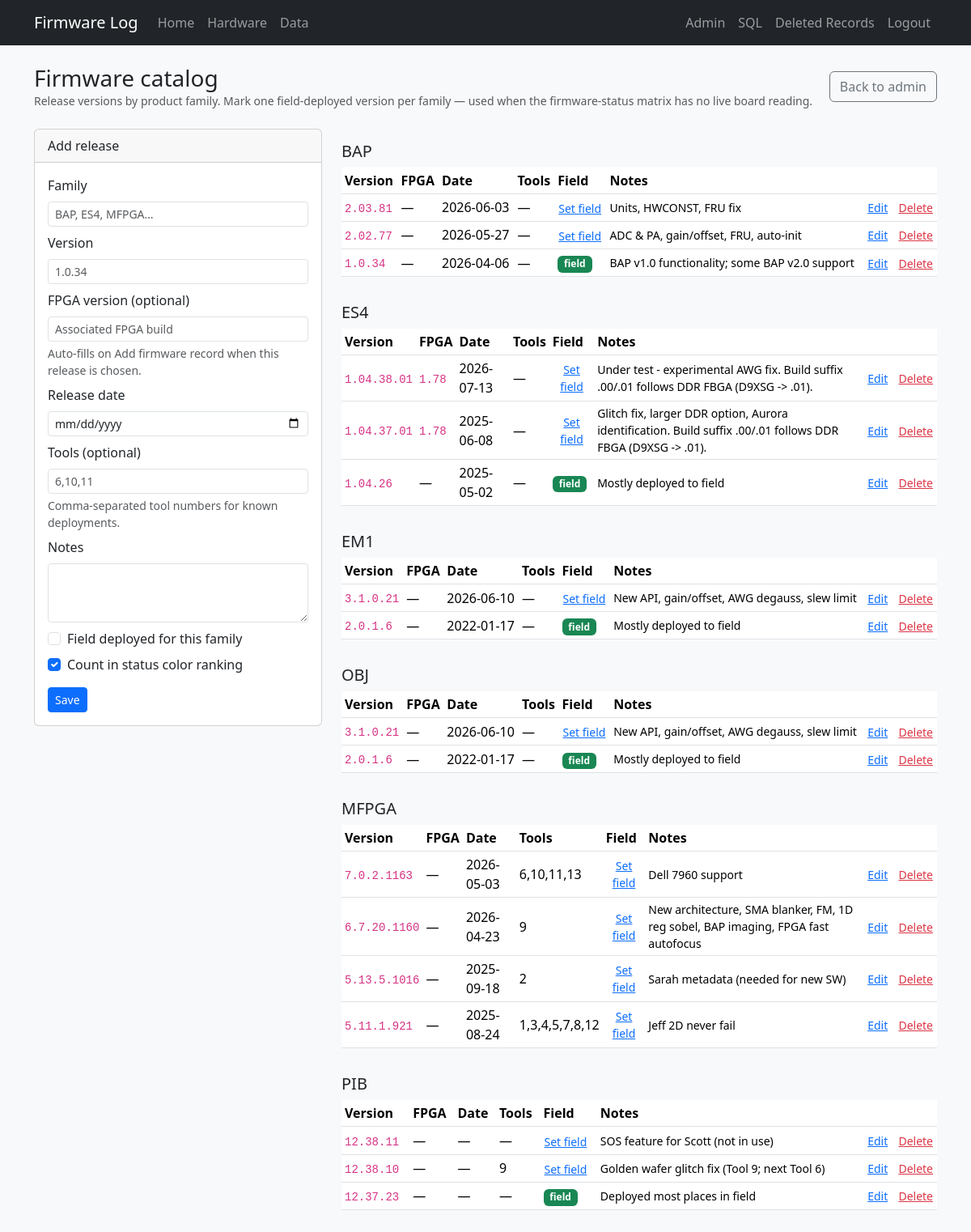
Page /admin/firmware-catalog (signed in) on the earlier database version.
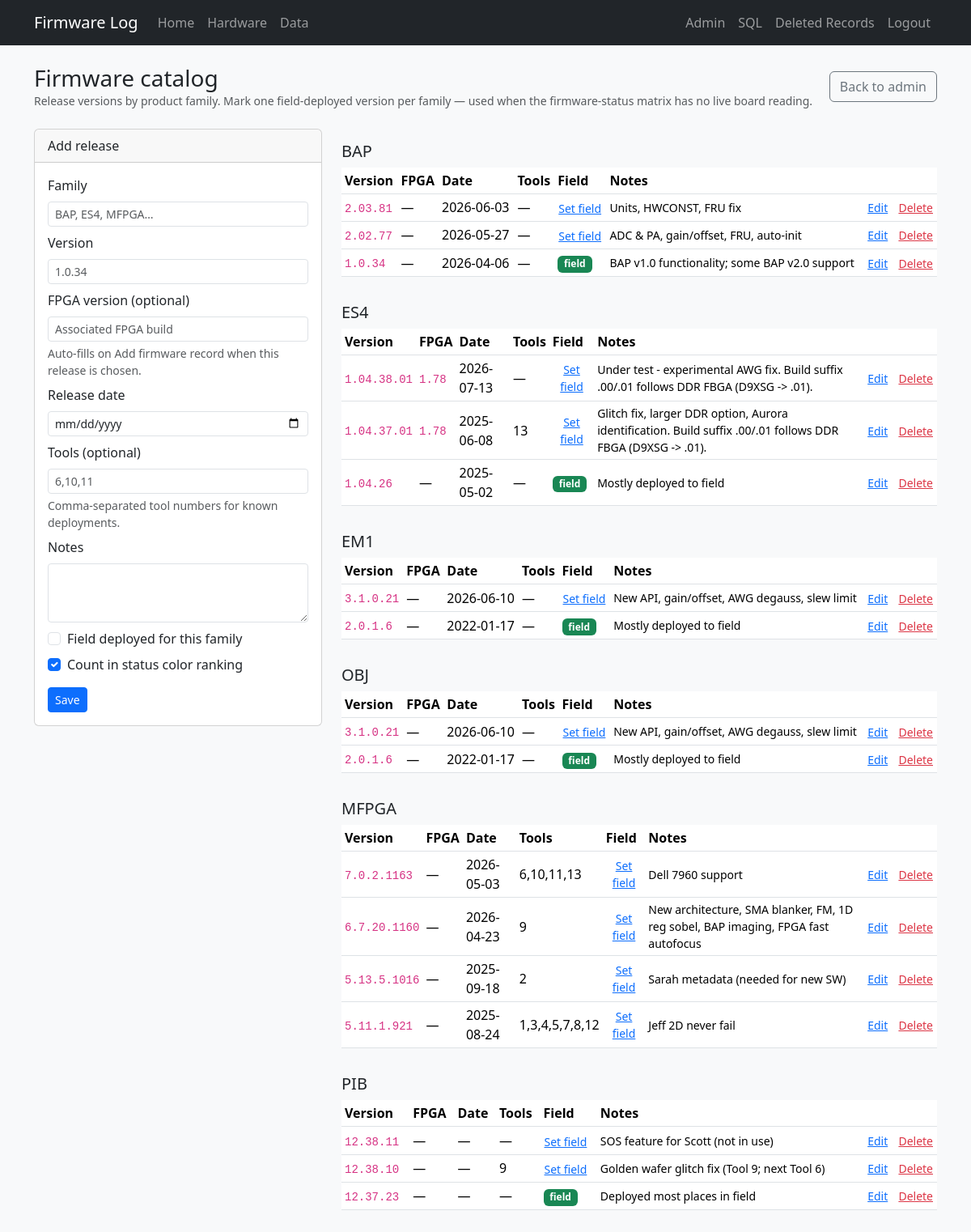
Same page on the later database version.
### tables this page shows
CREATE TABLE "firmware_catalog" (
            catalog_id        INTEGER PRIMARY KEY AUTOINCREMENT,
            family            TEXT NOT NULL,
            version           TEXT NOT NULL,
            release_date      TEXT,
            notes             TEXT,
            is_field_deployed INTEGER NOT NULL DEFAULT 0,
            tools             TEXT, in_status_ranking INTEGER NOT NULL DEFAULT 1, fpga TEXT,
            UNIQUE(family, version)
        );

### app.py (the view)
@app.route("/admin/firmware-catalog", methods=["GET"])
@login_required
def admin_firmware_catalog():
    from collections import OrderedDict
    edit_id = request.args.get("edit", type=int)
    entry = db.get_firmware_catalog_entry(edit_id) if edit_id else None
    catalog = db.list_firmware_catalog()
    catalog_by_family = OrderedDict()
    for family in db.list_firmware_families():
        catalog_by_family[family] = []
    for row in catalog:
        catalog_by_family.setdefault(row["family"], []).append(row)
    catalog_by_family = OrderedDict(
        (family, rows) for family, rows in catalog_by_family.items() if rows
    )
    families = db.list_firmware_families()
    return render_template(
        "admin/firmware_catalog.html",
        catalog=catalog,
        catalog_by_family=catalog_by_family.items(),
        entry=entry,
        families=families,
    )

### app.py (called while the page is built)
def login_required(view):
    @wraps(view)
    def wrapped(*args, **kwargs):
        if not session.get("admin"):
            flash("Admin login required.", "warning")
            return redirect(url_for("admin_login", next=request.url))
        return view(*args, **kwargs)
    return wrapped

### db.py (called while the page is built, shortened)
def dict_row(cursor, row):
    return {col[0]: row[i] for i, col in enumerate(cursor.description)}

@contextmanager
def get_db():
    conn = sqlite3.connect(DATABASE)
    conn.row_factory = dict_row
    try:
        yield conn
    finally:
        conn.close()

def fetch_all(query, params=()):
    with get_db() as conn:
        return conn.execute(query, params).fetchall()

def firmware_version_key(version):
    if version is None:
        return ()
    text = str(version).strip()
    if not text or text.lower() == "field deployed":
        return ()
    parts = []
    for segment in re.split(r"[.\s_\-]+", text):
        if not segment:
            continue
        if segment.isdigit():
            parts.append((0, int(segment), ""))
            continue
    return tuple(parts)

def _sort_catalog_rows(rows):
    from collections import OrderedDict
    family_rank = {name: idx for idx, name in enumerate(CATALOG_FAMILY_ORDER)}
    by_family = OrderedDict()
    for row in rows:
        by_family.setdefault(row["family"], []).append(row)
    ordered_families = sorted(
        by_family.keys(),
        key=lambda family: (family_rank.get(family, len(CATALOG_FAMILY_ORDER)), family),
    )
    result = []
    for family in ordered_families:
        group = sorted(
            by_family[family],
            key=lambda row: (firmware_version_key(row["version"]), row["version"]),
            reverse=True,
        )
        result.extend(group)
    return result

def list_firmware_catalog(family=None):
    if family:
        rows = fetch_all(
            """
            SELECT * FROM firmware_catalog
            WHERE family = ?
            """,
            (family,),
        )
    else:
        rows = fetch_all("SELECT * FROM firmware_catalog")
    return _sort_catalog_rows(rows)

### templates/admin/firmware_catalog.html (shortened to what this page needs)
{% extends "base.html" %}
{% block content %}
<div class="d-flex flex-wrap justify-content-between align-items-center gap-2 mb-4">
  <div>
    <h1 class="h3 mb-0">Firmware catalog</h1>
    <p class="text-muted small mb-0">
      Release versions by product family. Mark one field-deployed version per family —
      used when the firmware-status matrix has no live board reading.
    </p>
  </div>
  <div class="d-flex gap-2">
    <a href="{{ url_for('admin_index') }}" class="btn btn-outline-secondary">Back to admin</a>
  </div>
</div>
<div class="row g-4">
  <div class="col-lg-4">
    <div class="card">
      <div class="card-header">{{ 'Edit release' if entry else 'Add release' }}</div>
      <div class="card-body">
        <form method="post" action="{% if entry %}{{ url_for('admin_firmware_catalog_save', catalog_id=entry.catalog_id) }}{% else %}{{ url_for('admin_firmware_catalog_save') }}{% endif %}">
          <div class="mb-2">
            <label class="form-label">Family</label>
            <input list="family-list" class="form-control form-control-sm" name="family" required
                   value="{{ entry.family if entry else '' }}" placeholder="BAP, ES4, MFPGA…">
          </div>
          <div class="mb-2">
            <label class="form-label">Version</label>
            <input class="form-control form-control-sm" name="version" required
                   value="{{ entry.version if entry else '' }}" placeholder="1.0.34">
          </div>
          <div class="mb-2">
            <label class="form-label">FPGA version (optional)</label>
            <input class="form-control form-control-sm" name="fpga"
                   value="{{ entry.fpga if entry and entry.fpga else '' }}"
                   placeholder="Associated FPGA build">
            <div class="form-text">Auto-fills on Add firmware record when this release is chosen.</div>
          </div>
          <div class="mb-2">
            <label class="form-label">Release date</label>
            <input type="date" class="form-control form-control-sm" name="release_date"
                   value="{{ entry.release_date if entry and entry.release_date else '' }}">
          </div>
          <div class="mb-2">
            <label class="form-label">Tools (optional)</label>
            <input class="form-control form-control-sm" name="tools"
                   value="{{ entry.tools if entry and entry.tools else '' }}"
                   placeholder="6,10,11">
            <div class="form-text">Comma-separated tool numbers for known deployments.</div>
          </div>
          <div class="mb-2">
            <label class="form-label">Notes</label>
            <textarea class="form-control form-control-sm" name="notes" rows="3">{{ entry.notes if entry and entry.notes else '' }}</textarea>
          </div>
          <div class="form-check mb-2">
            <input class="form-check-input" type="checkbox" name="is_field_deployed" value="1" id="fieldDeployed"
                   {% if entry and entry.is_field_deployed %}checked{% endif %}>
            <label class="form-check-label" for="fieldDeployed">Field deployed for this family</label>
          </div>
          <div class="form-check mb-3">
            <input class="form-check-input" type="checkbox" name="in_status_ranking" value="1" id="inStatusRanking"
                   {% if not entry or entry.in_status_ranking %}checked{% endif %}>
            <label class="form-check-label" for="inStatusRanking">Count in status color ranking</label>
          </div>
          <div class="d-flex gap-2">
            <button type="submit" class="btn btn-primary btn-sm">Save</button>
          </div>
        </form>
      </div>
    </div>
  </div>
  <div class="col-lg-8">
    {% for family, rows in catalog_by_family %}
      <h2 class="h5 mt-3">{{ family }}</h2>
      <div class="table-responsive">
        <table class="table table-sm align-middle">
          <thead>
            <tr>
              <th>Version</th>
              <th>FPGA</th>
              <th>Date</th>
              <th>Tools</th>
              <th>Field</th>
              <th>Notes</th>
              <th></th>
            </tr>
          </thead>
          <tbody>
            {% for row in rows %}
            <tr>
              <td><code>{{ row.version }}</code></td>
              <td>{% if row.fpga %}<code>{{ row.fpga }}</code>{% else %}—{% endif %}</td>
              <td>{{ row.release_date or '—' }}</td>
              <td>{{ row.tools or '—' }}</td>
              <td>
                {% if row.is_field_deployed %}
                <span class="badge text-bg-success">field</span>
                {% else %}
                <form method="post" action="{{ url_for('admin_firmware_catalog_set_field', catalog_id=row.catalog_id) }}" class="d-inline">
                  <button type="submit" class="btn btn-link btn-sm p-0">Set field</button>
                </form>
                {% endif %}
              </td>
              <td class="small">{{ row.notes or '—' }}</td>
              <td class="text-end text-nowrap">
                <a class="small me-2" href="{{ url_for('admin_firmware_catalog', edit=row.catalog_id) }}">Edit</a>
                <form method="post" action="{{ url_for('admin_firmware_catalog_delete', catalog_id=row.catalog_id) }}" class="d-inline"
                      onsubmit="return confirm('Delete {{ row.family }} {{ row.version }}?')">
                  <button type="submit" class="btn btn-link btn-sm text-danger p-0 align-baseline">Delete</button>
                </form>
              </td>
            </tr>
            {% endfor %}
          </tbody>
        </table>
      </div>
    {% endfor %}
  </div>
</div>
{% endblock %}

### templates/base.html (shortened to what this page needs)
<!DOCTYPE html>
<html lang="en">
<head>
  <link href="https://cdn.jsdelivr.net/npm/bootstrap@5.3.3/dist/css/bootstrap.min.css" rel="stylesheet">
  <link href="{{ url_for('static', filename='style.css') }}" rel="stylesheet">
</head>
<body>
  <nav class="navbar navbar-expand-lg navbar-dark bg-dark mb-4">
    <div class="container">
      <a class="navbar-brand" href="{{ url_for('index') }}">Firmware Log</a>
      <div class="collapse navbar-collapse" id="nav">
        <ul class="navbar-nav me-auto">
          <li class="nav-item"><a class="nav-link" href="{{ url_for('index') }}">Home</a></li>
          <li class="nav-item"><a class="nav-link" href="/hardware">Hardware</a></li>
          <li class="nav-item"><a class="nav-link" href="{{ url_for('data') }}">Data</a></li>
        </ul>
        <ul class="navbar-nav">
          {% if session.get('admin') %}
          <li class="nav-item"><a class="nav-link" href="{{ url_for('admin_index') }}">Admin</a></li>
          <li class="nav-item"><a class="nav-link" href="{{ url_for('admin_sql') }}">SQL</a></li>
          <li class="nav-item"><a class="nav-link" href="{{ url_for('admin_deleted') }}">Deleted Records</a></li>
          <li class="nav-item"><a class="nav-link" href="{{ url_for('admin_logout') }}">Logout</a></li>
          {% else %}
          <li class="nav-item"><a class="nav-link" href="{{ url_for('admin_login') }}">Admin</a></li>
          {% endif %}
        </ul>
      </div>
    </div>
  </nav>
  <main class="container pb-5">
    {% block content %}{% endblock %}
  </main>
</body>
</html>

### static/style.css (style rules this page uses)
body { background-color: #f8f9fa; }
code { font-size: 0.875em; }
.table th { white-space: nowrap; }

Differences in the rows shown:
changed firmware_catalog (number 5 of 17 on the later page): tools "—" → "13"
